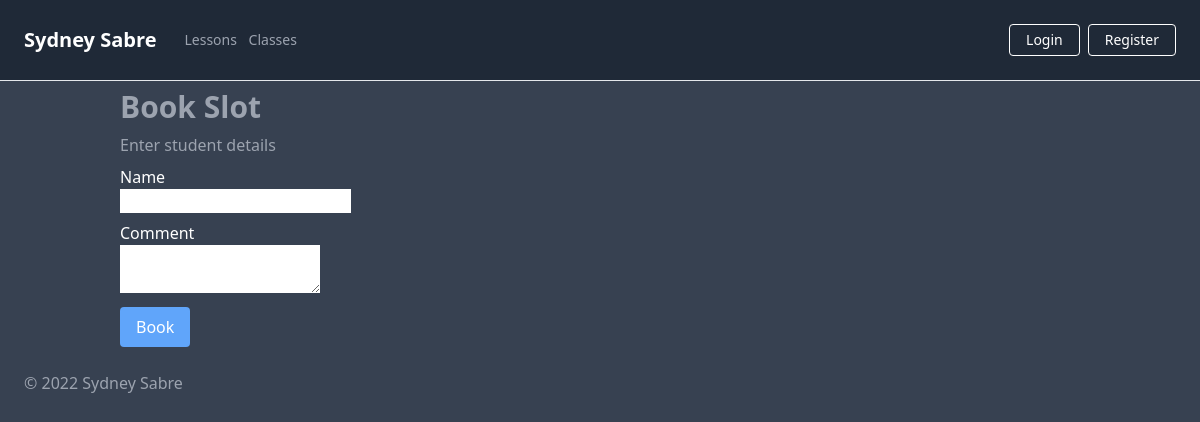
The app's page /book/29, older data.
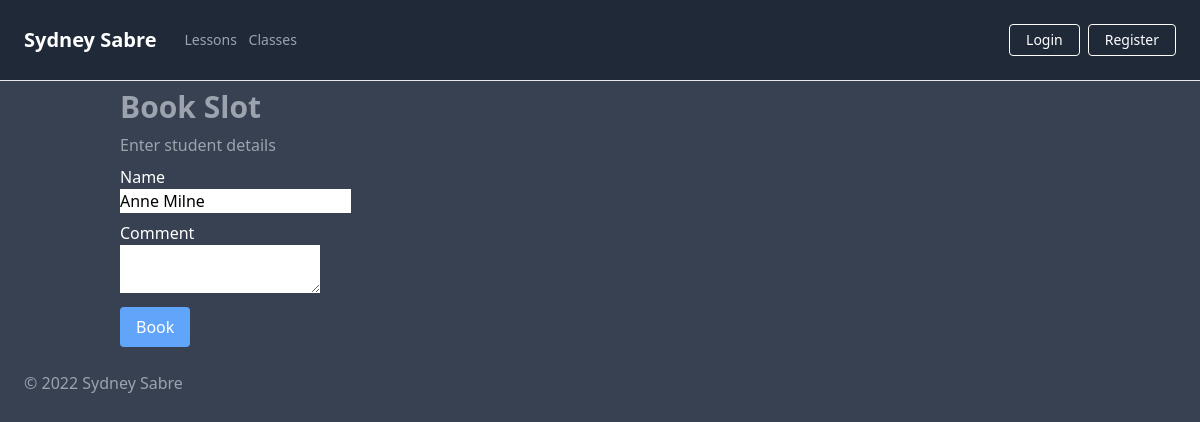
The same page, newer data.
### app/models.py (models this page shows, shortened)
class Slot(db.Model):
    __tablename__ = "slots"
    id = db.Column(db.Integer, primary_key=True)
    date = db.Column(db.Date, nullable=False)
    time = db.Column(db.Time, nullable=False)
    name = db.Column(db.String(250), nullable=True)
    comment = db.Column(db.String(500), nullable=True)
    paid = db.Column(db.Boolean, default=False, nullable=True)
    completed = db.Column(db.Boolean, default=False, nullable=True)
    user_id = db.Column(db.Integer, db.ForeignKey('users.id'))

### app/routes.py (the view)
@app.route("/book/<int:slot_id>", methods=["GET", "POST"])
def book_slot(slot_id):
    form = BookingForm()
    slot = Slot.query.get(slot_id)
    if form.validate_on_submit():
        slot.name = form.name.data
        slot.comment = form.comment.data
        slot.paid = form.paid.data
        db.session.commit()
        return redirect(url_for('index'))
    form.name.data = slot.name # Pre-populate name
    form.comment.data = slot.comment # Pre-populate comment
    form.paid.data = slot.paid # Pre-populate paid
    form.completed.data = slot.completed # Pre-populate completed
    return render_template('booking.html', form=form)

### app/forms.py
class BookingForm(FlaskForm):
    name = StringField("Name", validators=[DataRequired()])
    comment = TextAreaField("Comment", validators=[])
    paid = BooleanField("Paid", default=False, validators=[])
    completed = BooleanField("Completed", default=False, validators=[])
    submit = SubmitField("Book")

### app/templates/booking.html (shortened to what this page needs)
{% extends 'base.html' %}
{% block title %}
Book Slot
{% endblock %}
{% block content %}
    <div class="container">
        <h1 class="text-gray-400 my-2 text-3xl font-bold">{{ self.title() }}</h1>
        <p class="text-gray-400">Enter student details</p>
        <form action="" method="post" novalidate>
            <div class="my-2">
                <p class="text-white">
                    {{ form.name.label }}
                </p>
                <p>
                    {{ form.name }}
                </p>
            </div>
            <div class="my-2">
                <p class="text-white">
                    {{ form.comment.label }}
                </p>
                <p>
                    {{ form.comment }}
                </p>
            </div>
            <button class="bg-blue-400 hover:bg-blue-200 text-white font-bold py-2 px-4 rounded">{{ form.submit() }}</button>
        </form>
    </div>
{% endblock %}

Row changes from the older to the newer data that the page shows:
now on this page (row edited): Slot: name "Anne Milne"
